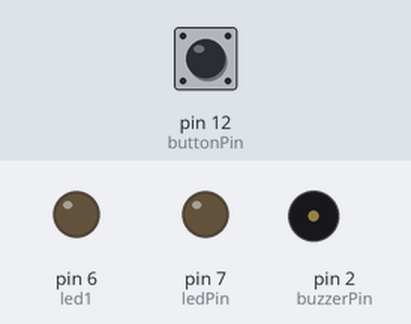
Simulated run of this sketch. Board: Arduino Uno, built with avr-gcc and run on an emulated ATmega328P. Parts: output pins drawn as LEDs (lit = HIGH), buzzer (waves = sounding). The test bench sets the inputs (shaded band); at power-on: pin 12 (buttonPin) LOW.

Above: at 1.2 s.
1.3 s: pin 12 (buttonPin) pulled HIGH for 0.15 s
At 1.68 s:
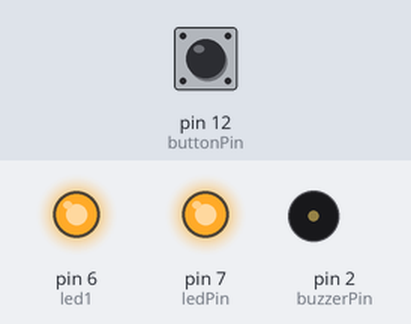
4.3 s: pin 12 (buttonPin) pulled HIGH for 1 s
At 5.19 s:
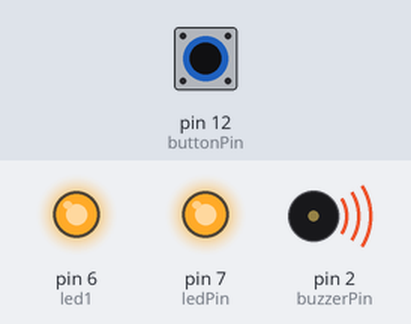
7.3 s: pin 12 (buttonPin) pulled HIGH for 3.2 s
At 12.7 s:
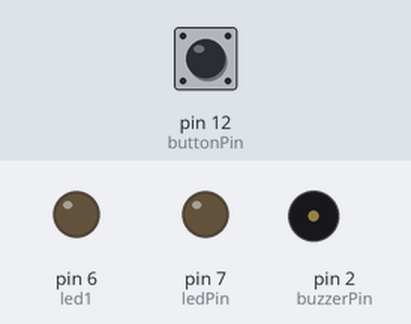
Timing chart, 0 to 14.2 s (numbered marks = the images above; inputs shaded):
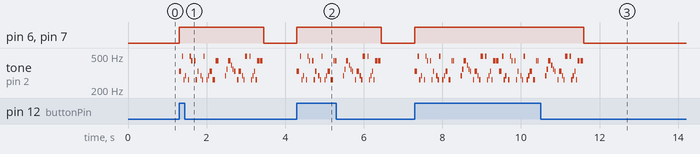

The sketch:

Arduino-Melody.ino
```cpp
/*
  Based on Tom Igoe's code
  http://www.arduino.cc/en/Tutorial/Tone
*/

#include "pitches.h"

const int buzzerPin = 2;
const int buttonPin = 12;
int buttonState = 8;
static int led1 = 6;
const int ledPin = 7;

// notes in the melody:
// use 0 for a rest
// put each measure on its own line
int melody[] = {
  NOTE_E4, NOTE_B4, NOTE_C4, NOTE_D4, 0,
  NOTE_C4, NOTE_B4, NOTE_A4, 0,
  NOTE_A4, NOTE_C4, NOTE_E4, 0,
  NOTE_D4, NOTE_C4, NOTE_B4, 0,
  NOTE_C4, NOTE_D4, NOTE_E4, NOTE_C4, NOTE_A4, NOTE_A4, 0, 0,
  NOTE_D4, NOTE_F4, NOTE_A4, NOTE_G4, NOTE_F4, NOTE_E4, 0,
  NOTE_C4, NOTE_E4, NOTE_D4, NOTE_C4, NOTE_B4, 0,
  NOTE_B4, NOTE_C4, NOTE_D4, NOTE_E4, NOTE_C4, NOTE_A4, NOTE_A4

};

// note durations: 1 = whole note, 4 = quarter note, 8 = eighth note, etc.:
// be sure each note or rest in the melody above has a corresponding duration below
// put each measure on its own line
int noteDurations[] = {
  2, 4, 4, 4, 4, 4,
  4, 4, 4, 4,
  4, 4, 4, 4,
  4, 4, 4, 4,
  4, 2, 2, 4, 4, 2, 2,
  4, 4, 2, 4, 4, 4, 4,
  4, 2, 4, 4, 2,
  4, 4, 4, 4, 4, 4, 2, 2
};

// set the tempo
// a tempo of 60 is one beat per second
// a tempo of 120 would be twice as fast
int beatsPerMinute = 298;

void setup() {

  pinMode(led1, OUTPUT);
  pinMode(ledPin, OUTPUT);
  pinMode(buttonPin, INPUT);
}

void loop() {
  buttonState = digitalRead(buttonPin);

  if (buttonState == HIGH){

    digitalWrite(led1, HIGH);
    digitalWrite(ledPin, HIGH);
    playSong();
    digitalWrite(led1, LOW);
    digitalWrite(ledPin, LOW);

  }
  else{
    digitalWrite (ledPin, LOW);
  }
}


void playSong(){
// iterate over the notes of the melody:
  int len = sizeof(melody)/sizeof(melody[0]);
  for (int thisNote = 0; thisNote < len; thisNote++) {

    // to calculate the note duration, take one second divided by the note type.
    //e.g. quarter note = 1000 / 4, eighth note = 1000/8, etc.
    int noteDuration = static_cast<int>(1000 / noteDurations[thisNote] * 298 / beatsPerMinute);
    tone(buzzerPin, melody[thisNote], noteDuration);

    // to distinguish the notes, set a minimum time between them.
    // the note's duration + 30% seems to work well:
    int pauseBetweenNotes = noteDuration * 1.30;
    delay(pauseBetweenNotes);
    // stop the tone playing:
    noTone(buzzerPin);

  }
 }
```

Measured:
- after the input at 1.3 s, pin 6 (led1), pin 7 (ledPin): LOW → HIGH at once, → LOW 2.1 s later; tone on pin 2 (buzzerPin): plays 330 Hz for 0.06 s, 494 Hz for 0.03 s, 262 Hz for 0.03 s, 294 Hz for 0.03 s, 262 Hz for 0.03 s, 494 Hz for 0.03 s … (37 notes in this stretch), starting at once
- after the input at 4.3 s, pin 6 (led1), pin 7 (ledPin): LOW → HIGH at once, → LOW 2.1 s later; tone on pin 2 (buzzerPin): plays 330 Hz for 0.06 s, 494 Hz for 0.03 s, 262 Hz for 0.03 s, 294 Hz for 0.03 s, 262 Hz for 0.03 s, 494 Hz for 0.03 s … (37 notes in this stretch), starting at once
- after the input at 7.3 s, pin 6 (led1), pin 7 (ledPin): LOW → HIGH at once, → LOW 4.3 s later; tone on pin 2 (buzzerPin): plays 330 Hz for 0.06 s, 494 Hz for 0.03 s, 262 Hz for 0.03 s, 294 Hz for 0.03 s, 262 Hz for 0.03 s, 494 Hz for 0.03 s … (74 notes in this stretch), starting at once
